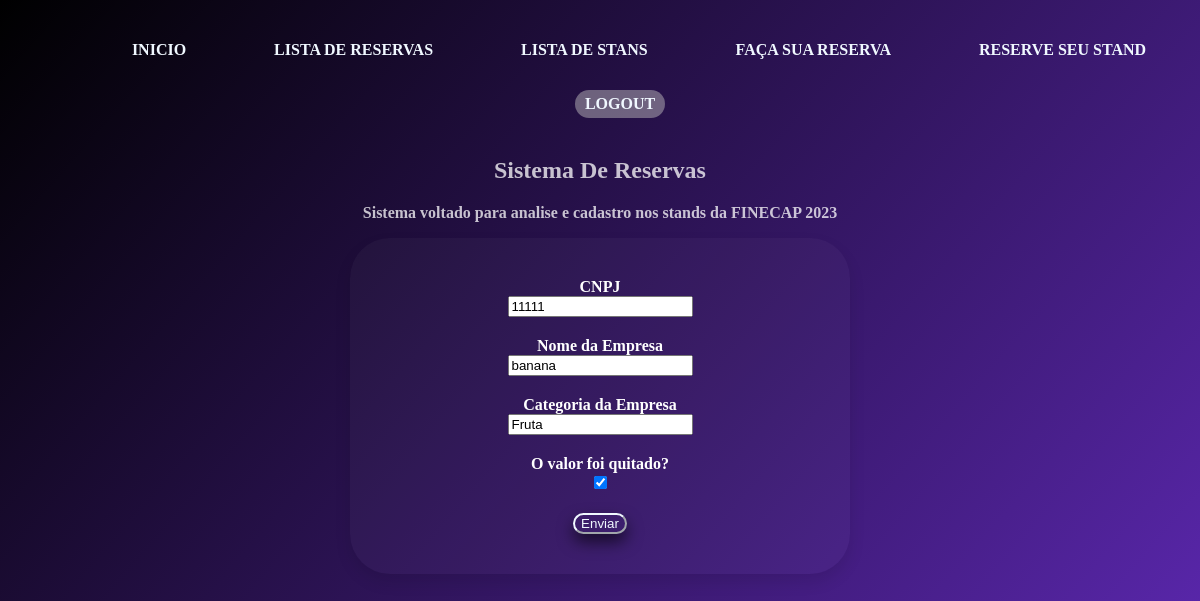
The app's page /reserva/editarreserva/5 (signed in) with its own data.
### reservas/models.py (models this page shows, shortened)
class Reserva(models.Model):
    cnpj = models.CharField(max_length=50)
    nome_empresa = models.CharField(max_length=100)
    categoria_empresa = models.CharField(max_length=100)
    quitado = models.BooleanField()
    objects = models.Manager()

### reservas/views.py (the view, shortened to what this page needs)
# urls.py: path('reserva/editarreserva/<int:pk>', EditarCadastroView.as_view(),name='editar'),
class EditarCadastroView(AdminRequiredMixin, generic.UpdateView):
    model = Reserva
    form_class = CadastroForms
    success_url = reverse_lazy('lista_reserva')
    template_name = 'core/cadastro.html'

### reservas/forms.py
class CadastroForms(forms.ModelForm):
    class Meta:
        model = Reserva
        fields = '__all__'
    widgets = {
        'cnpj': forms.TextInput(attrs={'class': 'form-control'}),
        'nome_empresa' : forms.TextInput(attrs={'class':'form-control'}),
        'categoria_empresa' : forms.TextInput(attrs={'class':'form-control'}),
    }

### reservas/views.py (called while the page is built)
    @method_decorator(login_required)
    def dispatch(self, request, *args, **kwargs):
        if not request.user.is_staff:
            return redirect('erro')
        return super().dispatch(request, *args, **kwargs)

### reservas/templates/core/cadastro.html (shortened to what this page needs)
{% extends 'base.html' %}
{% block center %}
<div class="form-container">
    <form method="post" enctype="multipart/form-data">
        <div class="form-group">
            <label for="cnpj" class="form-label">CNPJ</label><br>
            <div class="formlabel">{{ form.cnpj }}</div>
        </div>
        <div class="form-group">
            <label for="nome_empresa" class="form-label">Nome da Empresa</label><br>
            <div class="formlabel">{{ form.nome_empresa }}</div>
        </div>
        <div class="form-group">
            <label for="categoria_empresa" class="form-label">Categoria da Empresa</label><br>
            <div class="formlabel">{{ form.categoria_empresa }}</div>
        </div>
        <div class="form-group">
            <label for="quitado" class="form-label">O valor foi quitado?</label><br>
            <div class="formlabel">{{ form.quitado }}</div>
        </div>
        <button type="submit" class="btn btn-primary">Enviar</button>
    </form>
</div>
{% endblock center %}

### static/css/basecss.css (style rules this page uses)
body { background: rgb(0, 0, 0); background: linear-gradient(131deg, rgba(0, 0, 0, 1) 0%, rgba(67, 2, 172, 0.8431022067029936) 100%); font-weight: 600; text-align: center !important; color: white; min-height: 98vh; }

### reservas/templates/core/cadastro.html (style rules this page uses)
.form-container { max-width: 500px; margin: auto; }
button { border-color: aliceblue; border-radius: 40px; background-color: transparent; color:aliceblue;; box-shadow: 0 8px 16px rgba(0, 0, 0, 0.6); height: auto; max-width: 500px; margin: auto; }
form { padding: 40px; border-radius: 40px; background-color: rgba(255, 255, 255, 0.026); box-shadow: 0 8px 16px rgba(0, 0, 0, 0.1); }
.form-group { margin-bottom: 20px; }

### records on screen
Reserva: cnpj "11111", nome_empresa "banana", categoria_empresa "Fruta", quitado "☑"
